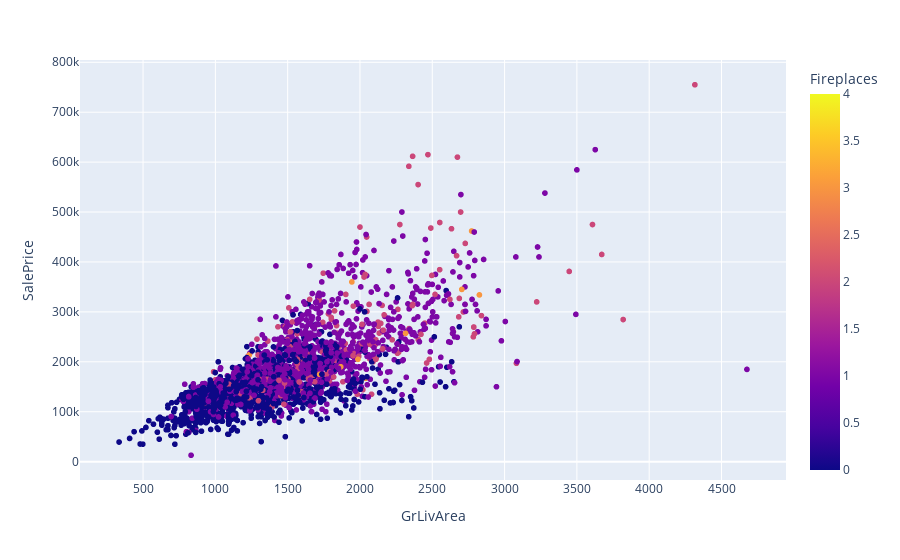

Here is the notebook cell this chart was saved with:
### Code cell
fig = px.scatter(ah,x='GrLivArea', y='SalePrice',color='Fireplaces')
fig.show()

### Figure 1 — Plotly figure (JSON) as saved in the notebook; plotly's stock layout.template omitted (floating-point values rounded to 4 significant figures; data arrays with more than 128 entries replaced by an {"elided": "..."} marker saying what was removed)
{"data": [{"hovertemplate": "GrLivArea=%{x}<br>SalePrice=%{y}<br>Fireplaces=%{marker.color}<extra></extra>", "legendgroup": "", "marker": {"color": {"elided": "2580 int values"}, "coloraxis": "coloraxis", "symbol": "circle"}, "mode": "markers", "name": "", "showlegend": false, "type": "scattergl", "x": {"elided": "2580 int values"}, "xaxis": "x", "y": {"elided": "2580 int values"}, "yaxis": "y"}], "layout": {"autosize": true, "coloraxis": {"colorbar": {"title": {"text": "Fireplaces"}}, "colorscale": [[0, "#0d0887"], [0.1111, "#46039f"], [0.2222, "#7201a8"], [0.3333, "#9c179e"], [0.4444, "#bd3786"], [0.5556, "#d8576b"], [0.6667, "#ed7953"], [0.7778, "#fb9f3a"], [0.8889, "#fdca26"], [1, "#f0f921"]]}, "legend": {"tracegroupgap": 0}, "margin": {"t": 60}, "xaxis": {"anchor": "y", "autorange": true, "domain": [0, 1], "range": [74.97, 4935.0], "title": {"text": "GrLivArea"}, "type": "linear"}, "yaxis": {"anchor": "x", "autorange": true, "domain": [0, 1], "range": [-44680.0, 812500.0], "title": {"text": "SalePrice"}, "type": "linear"}}}
